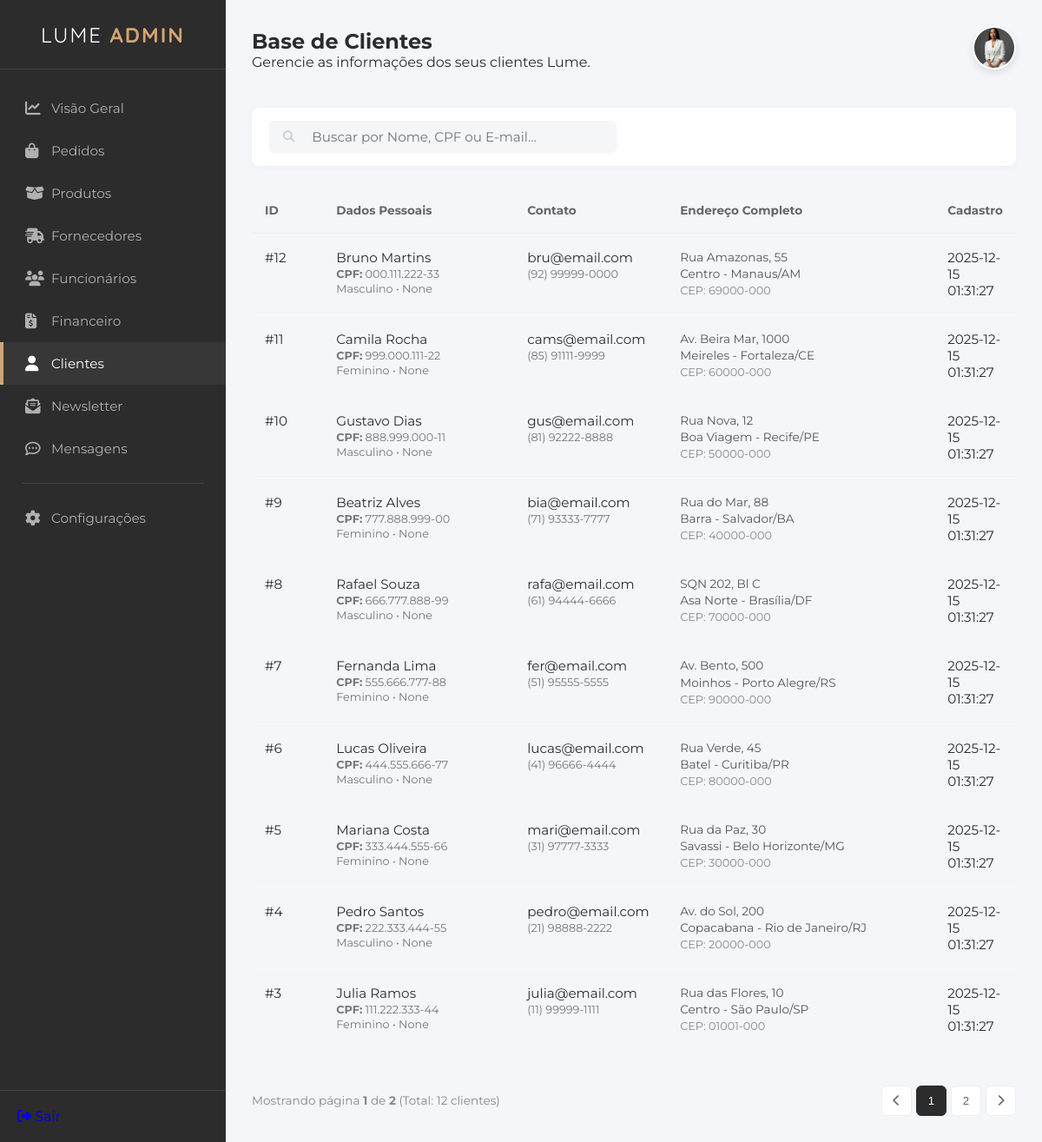
Page /cliente on the committed database.
### tables this page shows
CREATE TABLE "tb_clientes" (
    "id_cliente" INTEGER PRIMARY KEY AUTOINCREMENT,
    "nome" VARCHAR(100) NOT NULL,
    "data_nasc" DATE,
    "cpf" VARCHAR(11),
    "genero" VARCHAR(20),
    "tel_cel" VARCHAR(20),
    "email" VARCHAR(100) NOT NULL,
    "cep" VARCHAR(9),
    "endereco" VARCHAR(100),
    "n" VARCHAR(10),
    "complemento" VARCHAR(50),
    "referencia" VARCHAR(100),
    "bairro" VARCHAR(50),
    "cidade" VARCHAR(50),
    "estado" VARCHAR(2),
    "senha" VARCHAR(100) NOT NULL,
    "confirmar_senha" VARCHAR(100) NOT NULL,
    "foto_perfil" TEXT,
    "data_cad" DATETIME DEFAULT CURRENT_TIMESTAMP
    );

### appinterno.py (the view)
@app.route("/cliente.html")
@app.route("/cliente")
def clientes():
    POR_PAGINA = 10
    pagina_atual = request.args.get('page', 1, type=int)
    busca = request.args.get("q", "")
    con = get_db()
    cur = con.cursor()
    if busca:
        condicao_where = "WHERE nome LIKE ? OR cpf LIKE ? OR email LIKE ?"
        termo = f"%{busca}%"
        params = [termo, termo, termo]
    else:
        condicao_where = ""
        params = []
    cur.execute(f"SELECT COUNT(*) FROM tb_clientes {condicao_where}", params)
    total_registros = cur.fetchone()[0]
    total_paginas = math.ceil(total_registros / POR_PAGINA)
    offset = (pagina_atual - 1) * POR_PAGINA
    params_final = params + [POR_PAGINA, offset]
    cur.execute(f"""
        SELECT * FROM tb_clientes
        {condicao_where}
        ORDER BY id_cliente DESC LIMIT ? OFFSET ?
    """, params_final)
    clientes_encontrados = cur.fetchall()
    con.close()
    return render_template("interno/cliente.html", clientes=clientes_encontrados, pagina_atual=pagina_atual, total_paginas=total_paginas, termo_busca=busca, total_registros=total_registros)

### appinterno.py (called while the page is built)
def get_db():
    conn = sqlite3.connect("db_lume.db")
    conn.row_factory = sqlite3.Row
    return conn

### templates/interno/cliente.html (shortened to what this page needs)
<!DOCTYPE html>
<html lang="pt-br">
<head>
    <link rel="stylesheet" href="https://cdnjs.cloudflare.com/ajax/libs/font-awesome/6.4.0/css/all.min.css">
    <link rel="stylesheet" href="/static/styleinterno.css">
</head>
<body>
    <div class="admin-container">
        <aside class="sidebar">
            <div class="sidebar-header">
                <h2 class="brand-text">LUME <span>ADMIN</span></h2>
            </div>
            <nav class="sidebar-nav">
                <ul>
                    <li><a href="dashboard.html"><i class="fa-solid fa-chart-line"></i> Visão Geral</a></li>
                    <li><a href="pedido.html"><i class="fa-solid fa-bag-shopping"></i>Pedidos</a></li>
                    <li><a href="produto.html"><i class="fa-solid fa-box-open"></i> Produtos</a></li>
                    <li><a href="fornecedores.html"><i class="fa-solid fa-truck-fast"></i> Fornecedores</a></li>
                    <li><a href="funcionarios.html"><i class="fa-solid fa-users"></i> Funcionários</a></li>
                    <li><a href="financeiro.html"><i class="fa-solid fa-file-invoice-dollar"></i> Financeiro</a></li>
                    <li class="active"><a href="cliente.html"><i class="fas fa-user"></i>Clientes</a></li>
                    <li><a href="newsletter.html"><i class="fa-solid fa-envelope-open-text"></i> Newsletter</a></li>
                    <li><a href="mensagens.html"><i class="fa-regular fa-comment-dots"></i> Mensagens</a></li>
                    <li class="separator"></li>
                    <li><a href="configuracoes.html"><i class="fa-solid fa-gear"></i> Configurações</a></li>
                </ul>
            </nav>
            <div class="sidebar-footer">
                <a href="login.html" class="btn-logout"><i class="fa-solid fa-right-from-bracket"></i> Sair</a>
            </div>
        </aside>
        <main class="main-content">
<header class="top-bar">
                <div class="page-title">
                    <h2>Base de Clientes</h2>
                    <p>Gerencie as informações dos seus clientes Lume.</p>
                </div>
                 <div class="user-profile">
    <div class="profile-dropdown-trigger" onclick="toggleProfileMenu()">
        <img src="/static/imagens/fundadora1.jpeg" alt="Admin" class="avatar">
    </div>
</div>
</header>
           <section class="actions-bar">
           <form class="search-box" action="/cliente" method="GET">
    <button type="submit" style="border: none; background: transparent; cursor: pointer; color: #ccc;">
        <i class="fa-solid fa-magnifying-glass"></i>
    </button>
    <input type="text" name="q" placeholder="Buscar por Nome, CPF ou E-mail..."
           value="{{ request.args.get('q', '') }}">
</form>
        </section>
        <section class="table-container">
                <table class="admin-table">
                    <thead>
                        <tr>
                            <th style="width: 50px;">ID</th>
                            <th style="width: 25%;">Dados Pessoais</th>
                            <th style="width: 20%;">Contato</th>
                            <th style="width: 35%;">Endereço Completo</th> <th style="width: 10%;">Cadastro</th>
                        </tr>
                    </thead>
                    <tbody>
    {% for c in clientes %}
    <tr>
        <td class="col-id">#{{ c['id_cliente'] }}</td>
        <td>
            <div class="info-group">
                <span class="info-main">{{ c['nome'] }}</span>
                <span class="info-sub"><strong>CPF:</strong> {{ c['cpf'] }}</span>
                <span class="info-sub">{{ c['genero'] }} • {{ c['data_nasc'] }}</span>
            </div>
        </td>
        <td>
            <div class="info-group">
                <span class="info-main">{{ c['email'] }}</span>
                <span class="info-sub">{{ c['tel_cel'] }}</span>
            </div>
        </td>
        <td>
            <div class="address-text">
                {{ c['endereco'] }}, {{ c['n'] }} <br>
                {{ c['bairro'] }} - {{ c['cidade'] }}/{{ c['estado'] }}<br>
                <span class="cep">CEP: {{ c['cep'] }}</span>
            </div>
        </td>
        <td>{{ c['data_cad'] }}</td>
    </tr>
    {% endfor %}
    </tbody>
                </table>
                <div class="pagination">
    <span class="page-info">
        Mostrando página <strong>{{ pagina_atual }}</strong> de <strong>{{ total_paginas }}</strong>
        (Total: {{ total_registros }} clientes)
    </span>
    <div class="page-buttons">
        {% if pagina_atual > 1 %}
            <a href="/cliente.html?page={{ pagina_atual - 1 }}&q={{ termo_busca }}">
                <button><i class="fa-solid fa-chevron-left"></i></button>
            </a>
        {% else %}
            <button disabled><i class="fa-solid fa-chevron-left"></i></button>
        {% endif %}
        {% for p in range(1, total_paginas + 1) %}
            {% if p == 1 or p == total_paginas or (p >= pagina_atual - 2 and p <= pagina_atual + 2) %}
                <a href="/cliente.html?page={{ p }}&q={{ termo_busca }}">
                    <button class="{{ 'active' if p == pagina_atual else '' }}">{{ p }}</button>
                </a>
            {% elif p == pagina_atual - 3 or p == pagina_atual + 3 %}
                <span style="padding: 0 5px;">...</span>
            {% endif %}
        {% endfor %}
        {% if pagina_atual < total_paginas %}
            <a href="/cliente.html?page={{ pagina_atual + 1 }}&q={{ termo_busca }}">
                <button><i class="fa-solid fa-chevron-right"></i></button>
            </a>
        {% else %}
            <button disabled><i class="fa-solid fa-chevron-right"></i></button>
        {% endif %}
    </div>
</div>
            </section>
    </main>
    </div>
</body>
</html>

### static/styleinterno.css (style rules this page uses)
* { margin: 0; padding: 0; box-sizing: border-box; }
body { font-family: 'Montserrat', sans-serif; background-color: #fff; height: 100vh; }
:root { --primary-dark: #2c2c2c; --gold-accent: #d4a373; --bg-light: #f4f6f9; --white: #ffffff; --text-grey: #666666; --danger: #e74c3c; --success: #2ecc71; --warning: #f1c40f; }
* { margin: 0; padding: 0; box-sizing: border-box; text-decoration: none; list-style: none; }
body { font-family: 'Montserrat', sans-serif; background-color: var(--bg-light); color: var(--primary-dark); }
.admin-container { display: flex; min-height: 100vh; }
.sidebar { width: 260px; background-color: var(--primary-dark); color: #fff; display: flex; flex-direction: column; position: fixed; height: 100%; left: 0; top: 0; z-index: 100; }
.sidebar-header { height: 80px; display: flex; align-items: center; justify-content: center; border-bottom: 1px solid rgba(255,255,255,0.1); }
.brand-text { font-family: 'Quicksand', sans-serif; letter-spacing: 2px; font-weight: 400; }
.brand-text span { font-weight: 700; color: var(--gold-accent); }
.sidebar-nav { flex: 1; padding: 20px 0; }
.sidebar-nav ul li a { display: flex; align-items: center; padding: 15px 25px; color: #b0b0b0; font-size: 0.95rem; transition: all 0.3s; border-left: 4px solid transparent; }
.sidebar-nav ul li a i { width: 30px; font-size: 1.1rem; }
.sidebar-nav ul li a:hover, .sidebar-nav ul li.active a { background-color: rgba(255,255,255,0.05); color: var(--white); border-left-color: var(--gold-accent); }
.separator { height: 1px; background-color: rgba(255,255,255,0.1); margin: 15px 25px; }
.sidebar-footer { padding: 20px; border-top: 1px solid rgba(255,255,255,0.1); }
.main-content { flex: 1; margin-left: 260px; padding: 30px; }
.top-bar { display: flex; justify-content: space-between; align-items: center; margin-bottom: 40px; }
.user-profile { display: flex; align-items: center; gap: 20px; }
.avatar { width: 50px; height: 50px; border-radius: 50%; object-fit: cover; border: 2px solid var(--white); box-shadow: 0 4px 10px rgba(0,0,0,0.1); }
table { width: 100%; border-collapse: collapse; }
th { text-align: left; padding: 15px; font-size: 0.85rem; color: var(--text-grey); border-bottom: 1px solid #eee; }
td { padding: 15px; font-size: 0.95rem; border-bottom: 1px solid #f9f9f9; }
.actions-bar { display: flex; justify-content: space-between; margin-bottom: 30px; gap: 20px; flex-wrap: wrap; }
.search-box { background: var(--white); padding: 10px 20px; border-radius: 30px; display: flex; align-items: center; gap: 10px; box-shadow: 0 2px 10px rgba(0,0,0,0.02); flex: 1; max-width: 400px; }
.search-box input { border: none; outline: none; width: 100%; font-family: 'Montserrat', sans-serif; font-size: 0.95rem; }
.search-box i { color: #ccc; }
.pagination { display: flex; justify-content: space-between; align-items: center; margin-top: 20px; padding-top: 20px; }
.page-info { font-size: 0.85rem; color: #888; }
.page-buttons { display: flex; gap: 5px; }
.page-buttons button { width: 35px; height: 35px; border: 1px solid #eee; background: white; border-radius: 6px; cursor: pointer; color: #666; transition: all 0.2s; }
.page-buttons button.active { background-color: var(--primary-dark); color: white; border-color: var(--primary-dark); }
.user-profile { position: relative; }
.profile-dropdown-trigger { cursor: pointer; }
.actions-bar { display: flex; justify-content: space-between; align-items: center; margin-bottom: 25px; background: white; padding: 15px 20px; border-radius: 8px; box-shadow: 0 2px 10px rgba(0,0,0,0.03); }
.search-box { display: flex; align-items: center; background: #f4f6f8; border-radius: 6px; padding: 8px 15px; width: 400px; border: 1px solid transparent; transition: border 0.3s; }
.search-box input { border: none; background: transparent; outline: none; padding-left: 10px; width: 100%; color: #555; font-family: 'Montserrat', sans-serif; }
.search-box button { background: none; border: none; color: #616b64; cursor: pointer; font-weight: 600; }
.info-group { display: flex; flex-direction: column; }
.address-text { font-size: 0.85rem; line-height: 1.4; color: #555; }
.address-text .cep { color: #888; font-size: 0.8rem; }
.info-sub { font-size: 0.8rem; color: #777; display: block; margin-top: 2px; }
.admin-table th, .admin-table td { vertical-align: top; padding-top: 18px; padding-bottom: 18px; }

### rows in the picture
tb_clientes: id_cliente "12", nome "Bruno Martins", cpf "000.111.222-33", genero "Masculino", data_nasc "None", email "bru@email.com", tel_cel "(92) 99999-0000", endereco "Rua Amazonas", n "55", bairro "Centro", cidade "Manaus", estado "AM", cep "69000-000", data_cad "2025-12-15 01:31:27"
tb_clientes: id_cliente "11", nome "Camila Rocha", cpf "999.000.111-22", genero "Feminino", data_nasc "None", email "cams@email.com", tel_cel "(85) 91111-9999", endereco "Av. Beira Mar", n "1000", bairro "Meireles", cidade "Fortaleza", estado "CE", cep "60000-000", data_cad "2025-12-15 01:31:27"
tb_clientes: id_cliente "10", nome "Gustavo Dias", cpf "888.999.000-11", genero "Masculino", data_nasc "None", email "gus@email.com", tel_cel "(81) 92222-8888", endereco "Rua Nova", n "12", bairro "Boa Viagem", cidade "Recife", estado "PE", cep "50000-000", data_cad "2025-12-15 01:31:27"
tb_clientes: id_cliente "9", nome "Beatriz Alves", cpf "777.888.999-00", genero "Feminino", data_nasc "None", email "bia@email.com", tel_cel "(71) 93333-7777", endereco "Rua do Mar", n "88", bairro "Barra", cidade "Salvador", estado "BA", cep "40000-000", data_cad "2025-12-15 01:31:27"
tb_clientes: id_cliente "8", nome "Rafael Souza", cpf "666.777.888-99", genero "Masculino", data_nasc "None", email "rafa@email.com", tel_cel "(61) 94444-6666", endereco "SQN 202", n "Bl C", bairro "Asa Norte", cidade "Brasília", estado "DF", cep "70000-000", data_cad "2025-12-15 01:31:27"
tb_clientes: id_cliente "7", nome "Fernanda Lima", cpf "555.666.777-88", genero "Feminino", data_nasc "None", email "fer@email.com", tel_cel "(51) 95555-5555", endereco "Av. Bento", n "500", bairro "Moinhos", cidade "Porto Alegre", estado "RS", cep "90000-000", data_cad "2025-12-15 01:31:27"
tb_clientes: id_cliente "6", nome "Lucas Oliveira", cpf "444.555.666-77", genero "Masculino", data_nasc "None", email "lucas@email.com", tel_cel "(41) 96666-4444", endereco "Rua Verde", n "45", bairro "Batel", cidade "Curitiba", estado "PR", cep "80000-000", data_cad "2025-12-15 01:31:27"
tb_clientes: id_cliente "5", nome "Mariana Costa", cpf "333.444.555-66", genero "Feminino", data_nasc "None", email "mari@email.com", tel_cel "(31) 97777-3333", endereco "Rua da Paz", n "30", bairro "Savassi", cidade "Belo Horizonte", estado "MG", cep "30000-000", data_cad "2025-12-15 01:31:27"
tb_clientes: id_cliente "4", nome "Pedro Santos", cpf "222.333.444-55", genero "Masculino", data_nasc "None", email "pedro@email.com", tel_cel "(21) 98888-2222", endereco "Av. do Sol", n "200", bairro "Copacabana", cidade "Rio de Janeiro", estado "RJ", cep "20000-000", data_cad "2025-12-15 01:31:27"
tb_clientes: id_cliente "3", nome "Julia Ramos", cpf "111.222.333-44", genero "Feminino", data_nasc "None", email "julia@email.com", tel_cel "(11) 99999-1111", endereco "Rua das Flores", n "10", bairro "Centro", cidade "São Paulo", estado "SP", cep "01001-000", data_cad "2025-12-15 01:31:27"

### other values in the picture
{{ pagina_atual }} "1"
{{ total_paginas }} "2"
{{ total_registros }} "12"
{{ p }} "1" "2"
